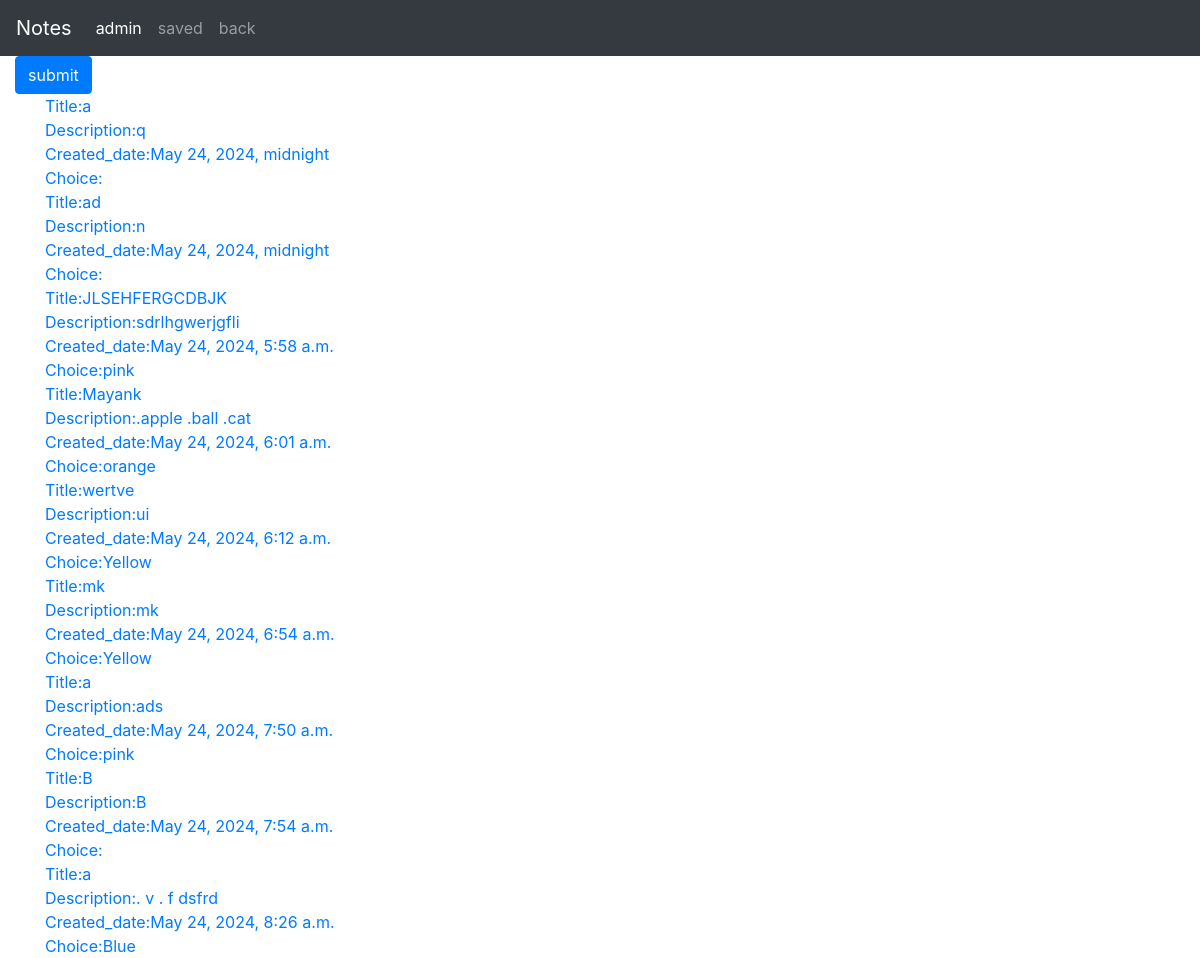
/view_saved, run on an earlier commit of the app's database.
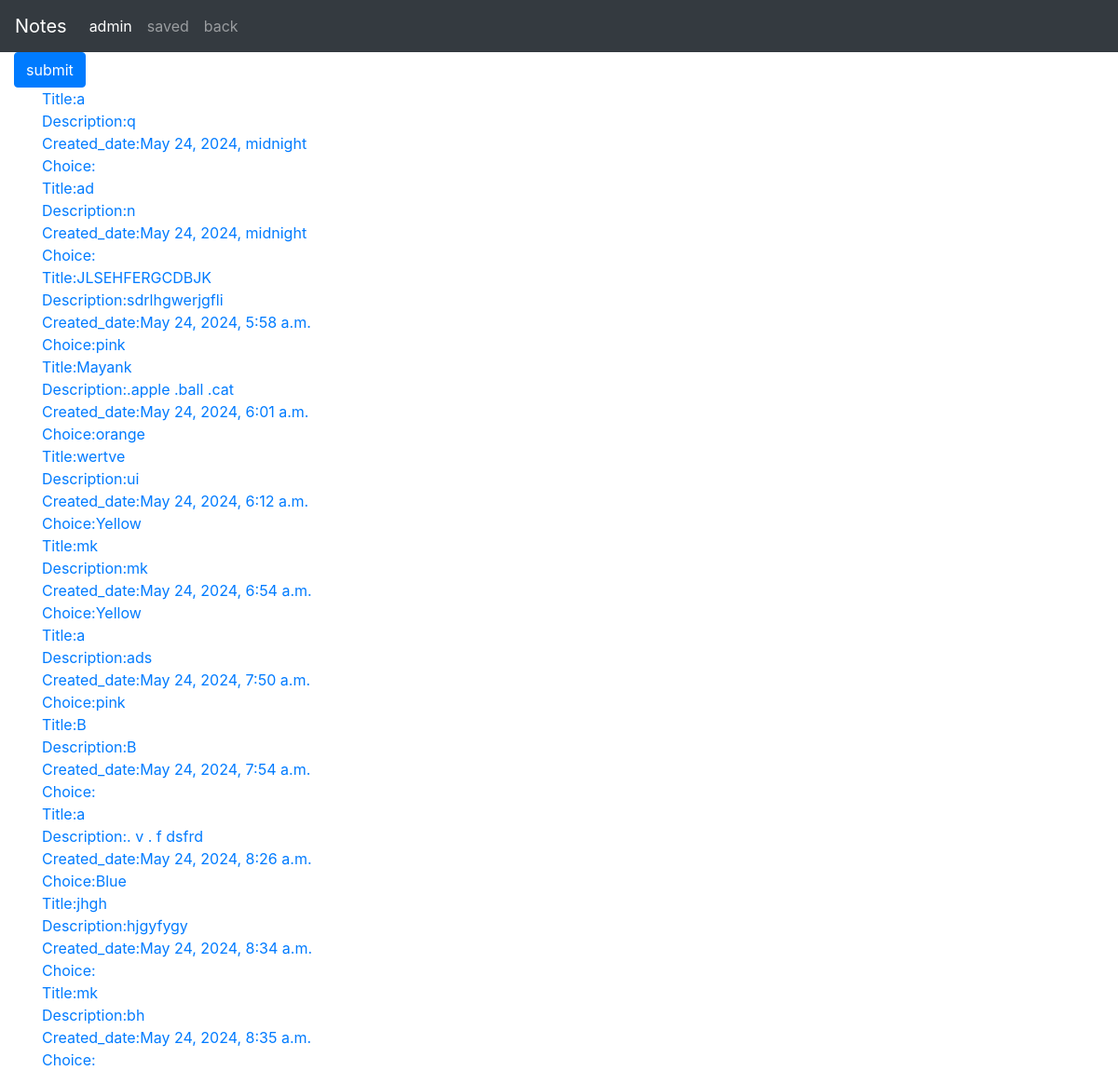
And on a later commit of the database.
### Notes/models.py (models this page shows, shortened)
class Notes(models.Model):
    title = models.CharField(max_length=100)
    description =  models.TextField(max_length=500)
    created_date = models.DateTimeField(auto_now_add=True)
    drop_down = models.ForeignKey(DropDown, blank=True, null=True, on_delete=models.CASCADE)
    def __str__(self):
        return self.title

class DropDown(models.Model):
    drop_down = models.CharField(blank=True, max_length= 50)

### Notes/views.py (the view)
# urls.py: path('view_saved',views.view_saved),
def view_saved(request):
    x = Notes.objects.all()
    print(x)
    return render(request,'ViewSaved.html',{'x':x})

### templates/ViewSaved.html (shortened to what this page needs)
{% extends 'Notes.html' %}
{% block saved_view %}
{% if x|length > 0 %}
    {% for i in x %}
        <div class="container">
           <a href="{% url 'get_by_title' i.title%}"><div class="inner-div">
                Title:{{i.title}} <br>
                Description:{{i.description}} <br>
                Created_date:{{i.created_date}} <br>
                Choice:{{i.drop_down.drop_down}} <br>
            </div></a>
        </div>
    {% endfor %}
{% endif %}
{% endblock %}

What changed in the data, as far as the page shows it:
added Notes: title "jhgh", description "hjgyfygy", created_date "May 24, 2024, 8:34 a.m."
added Notes: title "mk", description "bh", created_date "May 24, 2024, 8:35 a.m."
